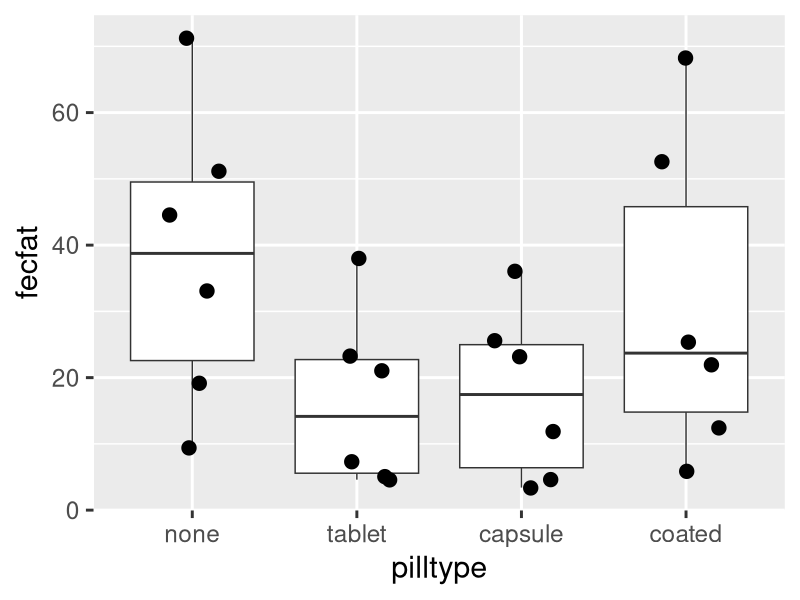
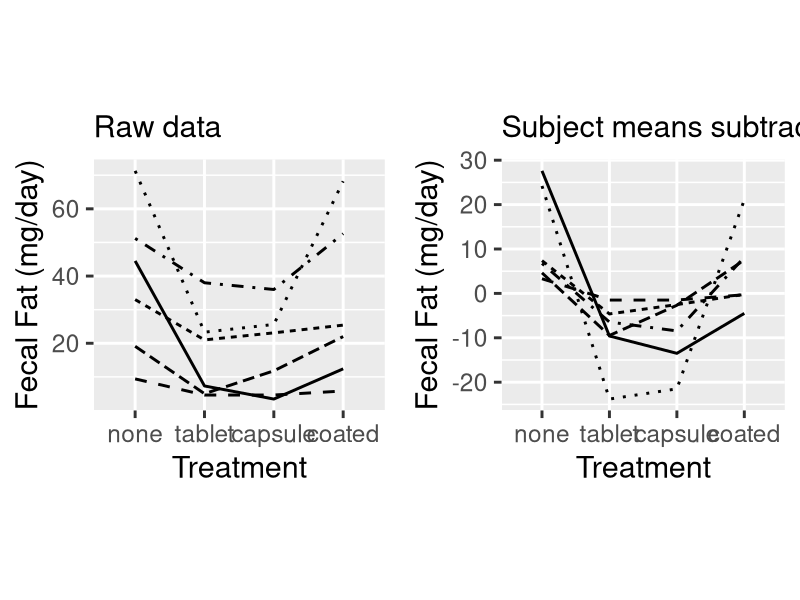

These charts were generated, in order, by the following R code:
## ---- chunk 1
suppressPackageStartupMessages({
  library(tidyverse)
  library(ggplot2)
  library(gridExtra)
})
dat <- read.csv("fecfat.csv") %>%
  mutate(pilltype = factor(pilltype, levels = c("none", "tablet", "capsule", "coated"))) %>%
  mutate(subject = factor(subject))
## ---- chunk 2
ggplot(dat, aes(pilltype, fecfat)) +
  geom_boxplot() + 
  geom_jitter(width=0.2, aes(size=1.5)) +
  theme_grey(base_size = 22) + 
  theme(legend.position = "none")
## ---- chunk 3
fit1way <- lm(fecfat ~ pilltype, data=dat)
## ---- chunk 4
library(xtable)
otype <- ifelse(knitr::is_html_output(), "html", "latex")
xt <-
  xtable(anova(fit1way), caption = "One-way analysis of variance table for fecal fat dataset")
print(xt, comment=FALSE, type = otype)
## ---- chunk 5
dat <- mutate(dat, fecfatminusmean = residuals(lm(fecfat ~ subject, data = dat)))
## ---- chunk 6
p1 <- ggplot(dat, aes(x = pilltype, y = fecfat, group = subject, lty = subject)) +
  geom_line(size = 1) +
  theme_grey(base_size = 22) + 
  theme(legend.position = "none") +
  labs(subtitle = "Raw data") +
  xlab("Treatment") + ylab("Fecal Fat (mg/day)")
p2 <- ggplot(dat, aes(x = pilltype, y = fecfatminusmean, group = subject, lty = subject)) +
  geom_line(size = 1) +
  theme_grey(base_size = 22) + 
  theme(legend.position = "none") +
  labs(subtitle = "Subject means subtracted") +
  xlab("Treatment") + ylab("Fecal Fat (mg/day)")
grid.arrange(p1, p2, ncol=2, respect = TRUE)
## ---- chunk 7
fit1way <- lm(fecfat ~ pilltype, data=dat)
## ---- chunk 8
print(
  xtable::xtable(anova(fit1way), caption = "One-way analysis of variance table for fecal fat dataset"),
  comment = FALSE,
  type = otype
)
## ---- chunk 9
fit2way <- lm(fecfat ~ subject + pilltype, data=dat)
## ---- chunk 10
print(
  xtable(anova(fit2way), label = "2", caption = "Two-way analysis of variance table. Note the similarity of the pilltype row."),
  comment = FALSE,
  type = otype
)
## ---- chunk 11
library(tidyr)
dat.wide <- dat %>% 
  select(-fecfatminusmean) %>%
  pivot_wider(names_from = pilltype, values_from = fecfat) %>%
  mutate(MEAN = (none+tablet+capsule+coated)/4)
## ---- chunk 12
sum(residuals(fit2way)^2) / 15 / 4 #df=15, divided by 4 pilltypes
279.419 - 26.75 #var(SUBJECT_i)
## ---- chunk 13
sum(residuals(fit2way)^2) / 15 #df=15
